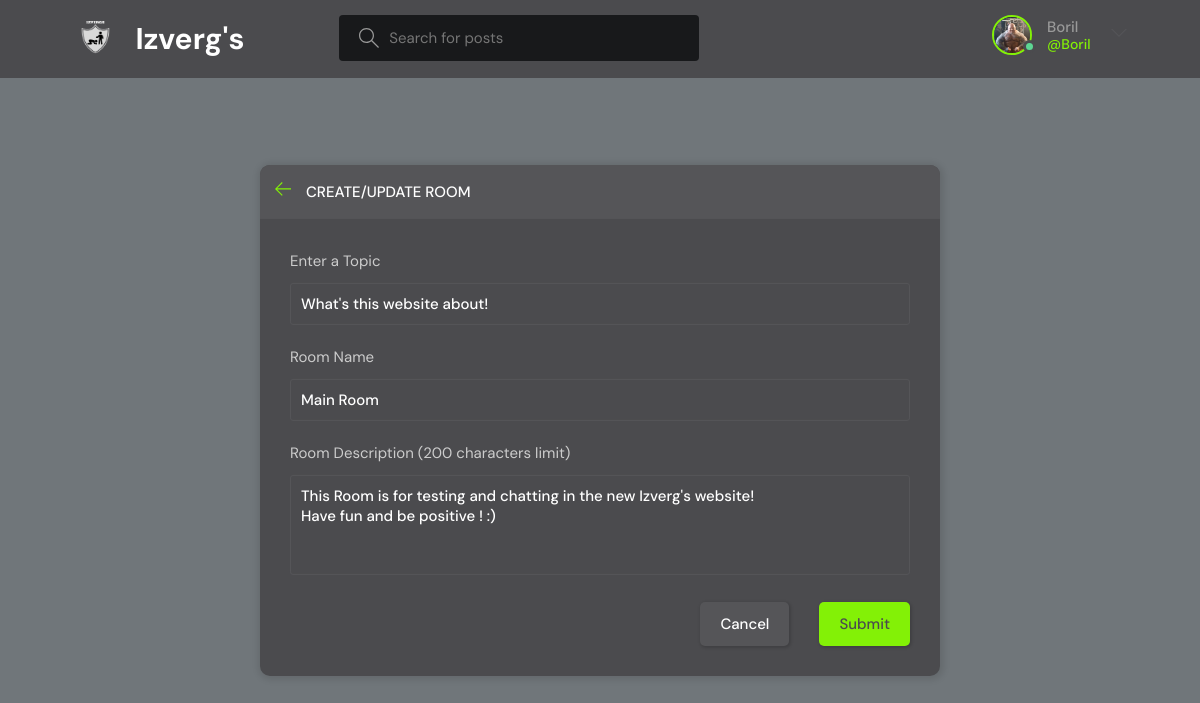
The app's page /update-room/1/ (signed in) with its own data.
### base/models.py (models this page shows, shortened)
class User(AbstractUser):
    name = models.CharField(max_length=200, null=True)
    email = models.EmailField(unique=True, null=True)
    bio = models.TextField(null=True)
    avatar = models.ImageField(null=True, default="avatar.svg")
    USERNAME_FIELD = 'email'
    REQUIRED_FIELDS = []

class Room(models.Model):
    host = models.ForeignKey(User, on_delete=models.SET_NULL, null=True)
    topic = models.ForeignKey(Topic, on_delete=models.SET_NULL, null=True)
    name = models.CharField(max_length=200)
    description = models.TextField(null=True, blank=True)
    participants = models.ManyToManyField(
        User, related_name='participants', blank=True)
    updated = models.DateTimeField(auto_now=True)
    created = models.DateTimeField(auto_now_add=True)
    class Meta:
        ordering = ['-updated', '-created']

class Topic(models.Model):
    name = models.CharField(max_length=200)

### base/views.py (the view, shortened to what this page needs)
# urls.py: path('update-room/<str:pk>/', views.updateRoom, name="update-room"),
@login_required(login_url='login')
def updateRoom(request, pk):
    room = Room.objects.get(id=pk)
    form = RoomForm(instance=room)
    topics = Topic.objects.all()
    if request.user != room.host:
        return HttpResponse('Your are not allowed here!!')
    context = {'form': form, 'topics': topics, 'room': room}
    return render(request, 'base/room_form.html', context)

### base/forms.py
class RoomForm(ModelForm):
    class Meta:
        model = Room
        fields = '__all__'
        exclude = ['host', 'participants']

### base/templates/base/room_form.html (shortened to what this page needs)
{% extends 'main.html' %}
{% block content %}
<main class="create-room layout">
  <div class="container">
    <div class="layout__box">
      <div class="layout__boxHeader">
        <div class="layout__boxTitle">
          <a href="{{request.META.HTTP_REFERER}}">
            <svg version="1.1" xmlns="http://www.w3.org/2000/svg" width="32" height="32" viewBox="0 0 32 32">
              <title>arrow-left</title>
              <path
                d="M13.723 2.286l-13.723 13.714 13.719 13.714 1.616-1.611-10.96-10.96h27.625v-2.286h-27.625l10.965-10.965-1.616-1.607z">
              </path>
            </svg>
          </a>
          <h3>Create/Update Room</h3>
        </div>
      </div>
      <div class="layout__body">
        <form class="form" action="" method="POST">
          <div class="form__group">
            <label for="room_topic">Enter a Topic</label>
            <input required type="text" value="{{room.topic.name}}" name="topic" list="topic-list" />
          </div>
          <div class="form__group">
            <label for="room_name">Room Name</label>
            {{form.name}}
          </div>
          <div class="form__group">
            <label for="room_description">Room Description (200 characters limit)</label>
            {{form.description}}
          </div>
          <div class="form__action">
            <a class="btn btn--dark" href="{{request.META.HTTP_REFERER}}">Cancel</a>
            <button class="btn btn--main" type="submit">Submit</button>
          </div>
        </form>
      </div>
    </div>
  </div>
</main>
{% endblock content %}

### templates/navbar.html (shortened to what this page needs)
{% load static %}
<header class="header header--loggedIn">
    <div class="container">
        <a href="{% url 'home' %}" class="header__logo">
            <img src="{% static 'images/logo.png' %}" />
            <h1>Izverg's</h1>
        </a>
        <form class="header__search" method="GET" action="{% url 'home' %}">
            <label>
                <input name="q" placeholder="Search for posts" />
            </label>
        </form>
        <nav class="header__menu">
            {% if request.user.is_authenticated %}
            <div class="header__user">
                <a href="{% url 'user-profile' user.id %}">
                    <div class="avatar avatar--medium active">
                        <img src="{{request.user.avatar.url}}" />
                    </div>
                    <p>{{request.user.username}} <span>@{{request.user.username}}</span></p>
                </a>
                <button class="dropdown-button">
                    <svg version="1.1" xmlns="http://www.w3.org/2000/svg" width="32" height="32" viewBox="0 0 32 32">
                        <title>chevron-down</title>
                        <path d="M16 21l-13-13h-3l16 16 16-16h-3l-13 13z"></path>
                    </svg>
                </button>
            </div>
            {% else %}
            <a href="{% url 'login' %}">
                <img src="{% static 'images/avatar.svg' %}" />
                <p>Login</p>
            </a>
            {% endif %}
        </nav>
    </div>
</header>

### records on screen
User: user.avatar (picture), user.username "Boril"
Room: topic "What's this website about!", name "Main Room", description "This Room is for testing and chatting in the new Izverg's website! Have fun and be positive ! :)"
